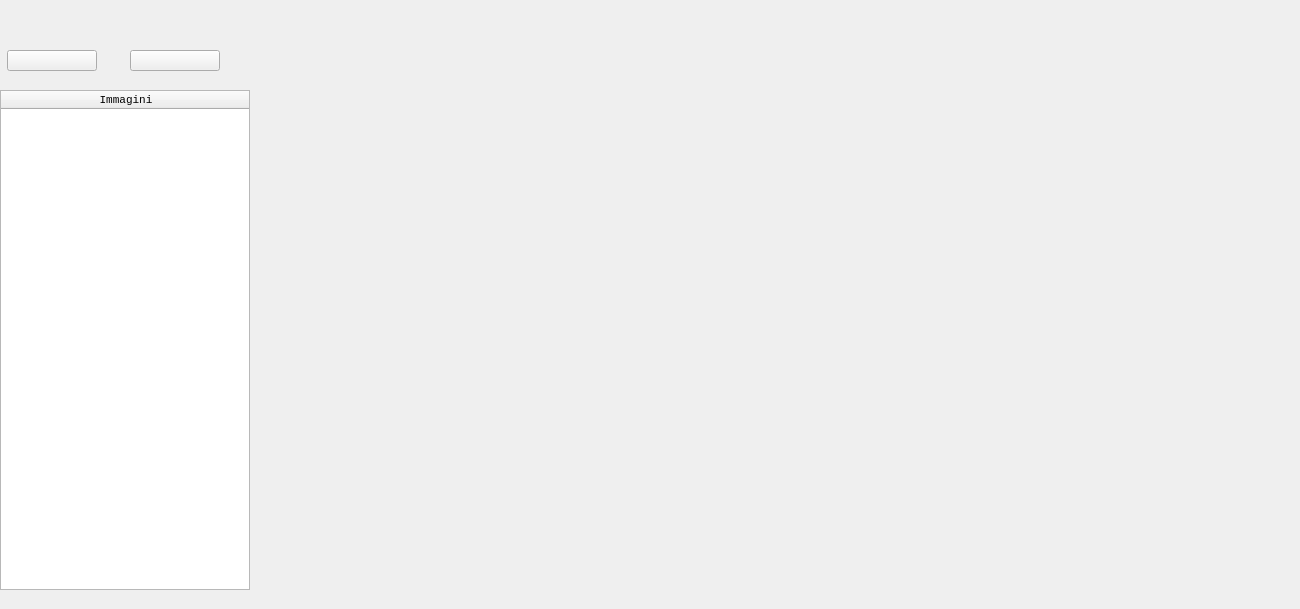
    <widget class="QWidget" name="tab_attachments">
     <attribute name="title">
      <string>Galleria Immagine</string>
     </attribute>
     <widget class="QLabel" name="labelFoto">
      <property name="geometry">
       <rect>
        <x>260</x>
        <y>9</y>
        <width>1031</width>
        <height>591</height>
       </rect>
      </property>
      <property name="font">
       <font>
        <pointsize>8</pointsize>
       </font>
      </property>
      <property name="cursor">
       <cursorShape>ArrowCursor</cursorShape>
      </property>
      <property name="text">
       <string/>
      </property>
     </widget>
     <widget class="QToolButton" name="btPlus_foto">
      <property name="geometry">
       <rect>
        <x>7</x>
        <y>50</y>
        <width>90</width>
        <height>21</height>
       </rect>
      </property>
      <property name="font">
       <font>
        <family>Monospace</family>
        <pointsize>8</pointsize>
       </font>
      </property>
      <property name="cursor">
       <cursorShape>ArrowCursor</cursorShape>
      </property>
      <property name="text">
       <string/>
      </property>
      <property name="toolButtonStyle">
       <enum>Qt::ToolButtonTextBesideIcon</enum>
      </property>
     </widget>
     <widget class="QTableWidget" name="tableWidgetImg">
      <property name="geometry">
       <rect>
        <x>0</x>
        <y>90</y>
        <width>250</width>
        <height>500</height>
       </rect>
      </property>
      <property name="sizePolicy">
       <sizepolicy hsizetype="Expanding" vsizetype="Expanding">
        <horstretch>250</horstretch>
        <verstretch>55</verstretch>
       </sizepolicy>
      </property>
      <property name="minimumSize">
       <size>
        <width>250</width>
        <height>500</height>
       </size>
      </property>
      <property name="maximumSize">
       <size>
        <width>250</width>
        <height>500</height>
       </size>
      </property>
      <property name="sizeIncrement">
       <size>
        <width>250</width>
        <height>500</height>
       </size>
      </property>
      <property name="baseSize">
       <size>
        <width>0</width>
        <height>0</height>
       </size>
      </property>
      <property name="font">
       <font>
        <family>Monospace</family>
        <pointsize>8</pointsize>
       </font>
      </property>
      <property name="cursor" stdset="0">
       <cursorShape>ArrowCursor</cursorShape>
      </property>
      <property name="editTriggers">
       <set>QAbstractItemView::NoEditTriggers</set>
      </property>
      <property name="tabKeyNavigation">
       <bool>false</bool>
      </property>
      <property name="showDropIndicator" stdset="0">
       <bool>false</bool>
      </property>
      <property name="dragDropOverwriteMode">
       <bool>false</bool>
      </property>
      <property name="selectionMode">
       <enum>QAbstractItemView::SingleSelection</enum>
      </property>
      <property name="selectionBehavior">
       <enum>QAbstractItemView::SelectRows</enum>
      </property>
      <attribute name="horizontalHeaderDefaultSectionSize">
       <number>250</number>
      </attribute>
      <attribute name="horizontalHeaderMinimumSectionSize">
       <number>250</number>
      </attribute>
      <column>
       <property name="text">
        <string>Immagini</string>
       </property>
      </column>
     </widget>
     <widget class="QToolButton" name="btMinus_foto">
      <property name="geometry">
       <rect>
        <x>130</x>
        <y>50</y>
        <width>90</width>
        <height>21</height>
       </rect>
      </property>
      <property name="font">
       <font>
        <family>Monospace</family>
        <pointsize>8</pointsize>
       </font>
      </property>
      <property name="cursor">
       <cursorShape>ArrowCursor</cursorShape>
      </property>
      <property name="text">
       <string/>
      </property>
      <property name="toolButtonStyle">
       <enum>Qt::ToolButtonTextBesideIcon</enum>
      </property>
     </widget>
     <zorder>btPlus_foto</zorder>
     <zorder>tableWidgetImg</zorder>
     <zorder>btMinus_foto</zorder>
     <zorder>labelFoto</zorder>
    </widget>
